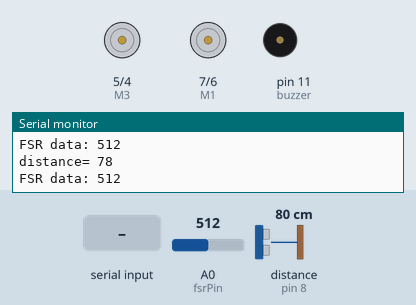
Recording of a sketch running on a simulated Arduino Uno, built with avr-gcc and run on an emulated ATmega328P. Shown: motor-driver pin pairs drawn as motors (green arrow = first pin HIGH = forward, orange = second pin HIGH = backward, longer = more drive), buzzer (waves = sounding), the last lines printed to the serial monitor. Wiring (inferred from the names in the program): ultrasonic range finder: trigger pin 9; echo pin 8. The inputs (shaded band) are chosen by the test bench; at power-on: distance to the obstacle (sensor on pin 8) 80 cm, A0 (fsrPin) = 512. The echo pulse lasts 58.3 µs per cm.

Above: at 1.2 s.
1.3 s: distance to the obstacle (sensor on pin 8) set to 12 cm
2.8 s: distance to the obstacle (sensor on pin 8) set to 9 cm
At 2.91 s:
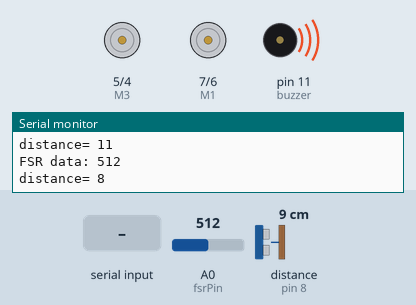
5.8 s: "d" received over Serial
At 6.7 s:
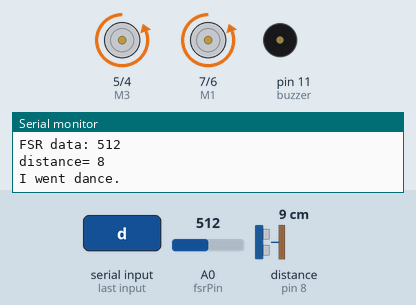
At 7.2 s:
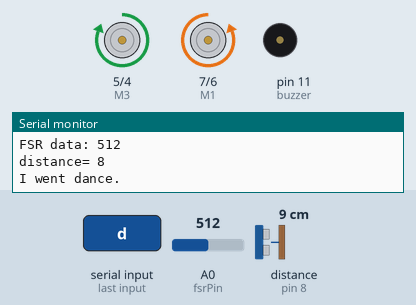
Timing chart, 0 to 23.3 s (numbered marks = the images above; inputs shaded):
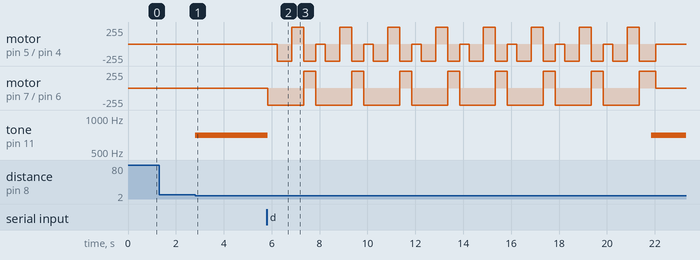

Measured:
- the behaviour switches between 11 and 10 cm on distance to the obstacle (sensor on pin 8) (found by bisection; images 0 and 1)
- after the input at 2.8 s, tone on pin 11 (buzzer): silent → 700 Hz at once

The sketch:

Auto_chair.ino
```cpp
int buzzer = 11;
char receivedChar;
boolean newData = false;
String voice;

#define fsrPin A0 // analog pin0 , the sensor output is connected here.
#define ECHO_PIN 8
#define TRIG_PIN 9
int fsrReading;
int threshold = 100;
int safe_distance = 10;

int M1 = 7;
int M2 = 6;
int M3 = 5;
int M4 = 4;

void setup() {
  Serial.begin(9600);
  Serial.println("<Arduino is ready>");
  pinMode(ECHO_PIN, INPUT);
  pinMode(TRIG_PIN, OUTPUT);
  pinMode(M1, OUTPUT);
  pinMode(M2, OUTPUT);
  pinMode(M3, OUTPUT);
  pinMode(M4, OUTPUT);
}

void loop() {
  checkFsr(); //Check the force on the chair (to make sure user hasn't fallen down)
  checkDis(); // Check the distance in front of the chair
  recvOneChar(); //check if there's a new order recieved from the app
  showNewData(); //display the order on the serial (for debug purposes)
  steer(receivedChar); //use the order recieved from the app to move.

}

//method for steering, (input) is instructions recieved from the app
void steer(char input) {
  switch (input) {
    case 'l':
      Serial.print("I went left.\n");
      left();
      break;
    case 'r' :
      Serial.print("I went right.\n");
      right();
      break;
    case 'g':
      Serial.print("I went forward. \n");
      forward();
      break;
    case 'b' :
      Serial.print("I went back. \n");
      backward();
      break;
    case 'p' :
      Serial.print("I went beep. \n");
      tone(buzzer, 700);
      delay(200);
      noTone(buzzer);
      tone(buzzer, 700);
      delay(200);
      noTone(buzzer);
      break;
    case 's' :
      Serial.print("I stopped. \n");
      Stop();
      break;
    case 'd' :
      Serial.print("I went dance. \n");
      dance();
      break;
  }
}
//receive the instruction from the app (which sends the word to the serial)
void recvOneChar() {
  if (Serial.available() > 0) {
    //if condition to check if there's new instructions, if so, then we can read it.
    receivedChar = Serial.read();
    newData = false;
  }
}

//method for reading distance from ultrasonic sensor (in cm)
int readDistance() {
  digitalWrite(TRIG_PIN, LOW);
  delayMicroseconds(2);
  digitalWrite(TRIG_PIN, HIGH);
  delayMicroseconds(10);
  digitalWrite(TRIG_PIN, LOW);

  long duration = pulseIn(ECHO_PIN, HIGH);

  return duration * 0.034 / 2; //conversion to Cm
}

void checkFsr() {
  fsrReading = analogRead(fsrPin); //this is used for debug purposes only.
  Serial.print("FSR data: ");
  Serial.println(fsrReading);
  if (fsrReading < threshold) {
    Stop();
    buzz();
    receivedChar = 's';

  }
}
void checkDis() {
  int distance = readDistance();
  Serial.print("distance= ");
  Serial.println(distance);
  if (distance < safe_distance) {
    buzz();
    Stop();
    receivedChar = 's';
  }
}
void buzz() {
  tone(buzzer, 700);
  delay(200);
  noTone(buzzer);
}
//function to cheack if there's new data in the serial monitor.
void showNewData() {
  if (newData == true) {
    Serial.print("This just in ... ");
    Serial.println(receivedChar);
    newData = false;
  }
}

//these methods are for movement.
void backward() {
  digitalWrite (M1, HIGH);
  digitalWrite (M2, LOW);
  digitalWrite (M3, HIGH);
  digitalWrite (M4, LOW);
}

void forward() {
  digitalWrite (M1, LOW);
  digitalWrite (M2, HIGH);
  digitalWrite (M3, LOW);
  digitalWrite (M4, HIGH);
}

void left() {
  digitalWrite (M1, HIGH);
  digitalWrite (M2, LOW);
  digitalWrite (M3, LOW);
  digitalWrite (M4, HIGH);

}

void right() {
  digitalWrite (M1, LOW);
  digitalWrite (M2, HIGH);
  digitalWrite (M3, HIGH);
  digitalWrite (M4, LOW);

}

void Stop() {
  digitalWrite (M1, LOW);
  digitalWrite (M2, LOW);
  digitalWrite (M3, LOW);
  digitalWrite (M4, LOW);

}
void circle() {
  digitalWrite (M4, HIGH);
  digitalWrite (M2, LOW);
  digitalWrite (M3, LOW);
  digitalWrite (M1, HIGH);
  delay (100);

}

void dance() {
  digitalWrite (M4, LOW);
  digitalWrite (M2, HIGH);
  digitalWrite (M3, LOW);
  digitalWrite (M1, LOW);
  delay (400);
  digitalWrite(M4, HIGH);
  digitalWrite (M2, HIGH);
  digitalWrite(M3, LOW);
  digitalWrite(M1, LOW);
  delay(600);
  digitalWrite (M4, LOW);
  digitalWrite (M2, HIGH);
  digitalWrite (M3, HIGH);
  digitalWrite (M1, LOW);
  delay (500);
  digitalWrite (M4, HIGH);
  digitalWrite (M2, LOW);
  digitalWrite (M3, LOW);
  digitalWrite (M1, HIGH);
  delay (500);

  digitalWrite (M4, LOW);
  digitalWrite (M2, HIGH);
  digitalWrite (M3, LOW);
  digitalWrite (M1, LOW);
  delay (400);
  digitalWrite(M4, HIGH);
  digitalWrite (M2, HIGH);
  digitalWrite(M3, LOW);
  digitalWrite(M1, LOW);
  delay(600);
  digitalWrite (M4, LOW);
  digitalWrite (M2, HIGH);
  digitalWrite (M3, HIGH);
  digitalWrite (M1, LOW);
  delay (500);
  digitalWrite (M4, HIGH);
  digitalWrite (M2, LOW);
  digitalWrite (M3, LOW);
  digitalWrite (M1, HIGH);
  delay (500);
  digitalWrite (M4, LOW);
  digitalWrite (M2, HIGH);
  digitalWrite (M3, LOW);
  digitalWrite (M1, LOW);
  delay (400);
  digitalWrite(M4, HIGH);
  digitalWrite (M2, HIGH);
  digitalWrite(M3, LOW);
  digitalWrite(M1, LOW);
  delay(600);
  digitalWrite (M4, LOW);
  digitalWrite (M2, HIGH);
  digitalWrite (M3, HIGH);
  digitalWrite (M1, LOW);
  delay (500);
  digitalWrite (M4, HIGH);
  digitalWrite (M2, LOW);
  digitalWrite (M3, LOW);
  digitalWrite (M1, HIGH);
  delay (500);
  digitalWrite (M4, LOW);
  digitalWrite (M2, HIGH);
  digitalWrite (M3, LOW);
  digitalWrite (M1, LOW);
  delay (400);
  digitalWrite(M4, HIGH);
  digitalWrite(M2, HIGH);
  digitalWrite(M3, LOW);
  digitalWrite(M1, LOW);
  delay(600);
  digitalWrite (M4, LOW);
  digitalWrite (M2, HIGH);
  digitalWrite (M3, HIGH);
  digitalWrite (M1, LOW);
  delay (500);
  digitalWrite (M4, HIGH);
  digitalWrite (M2, LOW);
  digitalWrite (M3, LOW);
  digitalWrite (M1, HIGH);
  delay (500);
  digitalWrite (M4, LOW);
  digitalWrite (M2, HIGH);
  digitalWrite (M3, LOW);
  digitalWrite (M1, LOW);
  delay (400);
  digitalWrite(M4, HIGH);
  digitalWrite (M2, HIGH);
  digitalWrite(M3, LOW);
  digitalWrite(M1, LOW);
  delay(600);
  digitalWrite (M4, LOW);
  digitalWrite (M2, HIGH);
  digitalWrite (M3, HIGH);
  digitalWrite (M1, LOW);
  delay (500);
  digitalWrite (M4, HIGH);
  digitalWrite (M2, LOW);
  digitalWrite (M3, LOW);
  digitalWrite (M1, HIGH);
  delay (500);
  digitalWrite (M4, LOW);
  digitalWrite (M2, HIGH);
  digitalWrite (M3, LOW);
  digitalWrite (M1, LOW);
  delay (400);
  digitalWrite(M4, HIGH);
  digitalWrite (M2, HIGH);
  digitalWrite(M3, LOW);
  digitalWrite(M1, LOW);
  delay(600);
  digitalWrite (M4, LOW);
  digitalWrite (M2, HIGH);
  digitalWrite (M3, HIGH);
  digitalWrite (M1, LOW);
  delay (500);
  digitalWrite (M4, HIGH);
  digitalWrite (M2, LOW);
  digitalWrite (M3, LOW);
  digitalWrite (M1, HIGH);
  delay (500);
  digitalWrite (M4, LOW);
  digitalWrite (M2, HIGH);
  digitalWrite (M3, LOW);
  digitalWrite (M1, LOW);
  delay (400);
  digitalWrite(M4, HIGH);
  digitalWrite (M2, HIGH);
  digitalWrite(M3, LOW);
  digitalWrite(M1, LOW);
  delay(600);
  digitalWrite (M4, LOW);
  digitalWrite (M2, HIGH);
  digitalWrite (M3, HIGH);
  digitalWrite (M1, LOW);
  delay (500);
  digitalWrite (M4, HIGH);
  digitalWrite (M2, LOW);
  digitalWrite (M3, LOW);
  digitalWrite (M1, HIGH);
  delay (500);
  digitalWrite (M4, LOW);
  digitalWrite (M2, HIGH);
  digitalWrite (M3, LOW);
  digitalWrite (M1, LOW);
  delay (400);
  digitalWrite(M4, HIGH);
  digitalWrite (M2, HIGH);
  digitalWrite(M3, LOW);
  digitalWrite(M1, LOW);
  delay(600);
  digitalWrite (M4, LOW);
  digitalWrite (M2, HIGH);
  digitalWrite (M3, HIGH);
  digitalWrite (M1, LOW);
  delay (500);
  digitalWrite (M4, HIGH);
  digitalWrite (M2, LOW);
  digitalWrite (M3, LOW);
  digitalWrite (M1, HIGH);
  delay (500);
}
```
